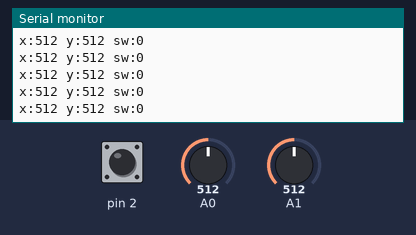
This sketch was run on a simulated Arduino Uno, built with avr-gcc and run on an emulated ATmega328P. Shown: the last lines printed to the serial monitor. The test bench sets the inputs (shaded band); at power-on: A0 = 512, A1 = 512, pin 2 HIGH.

Above: at 1.2 s.
1.3 s: A0 set to 108
At 1.8 s:
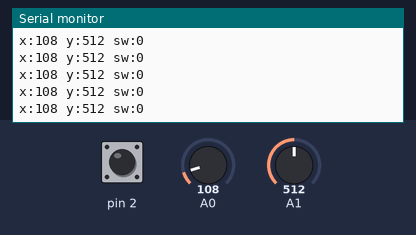
4.3 s: A0 set to 95
At 4.8 s:
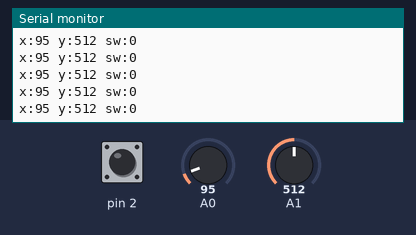
5.8 s: A1 set to 985
At 6.7 s:
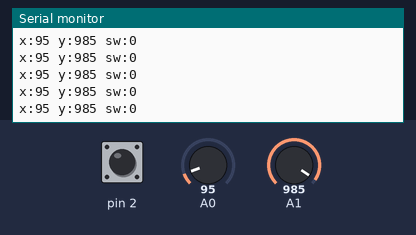
8.8 s: A1 set to 1011
At 9.3 s:
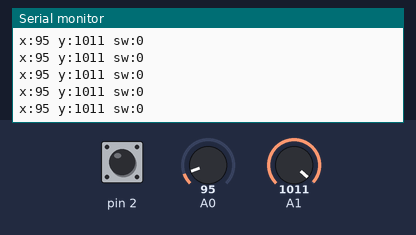
10.3 s: A0 set to 11
At 11.3 s:
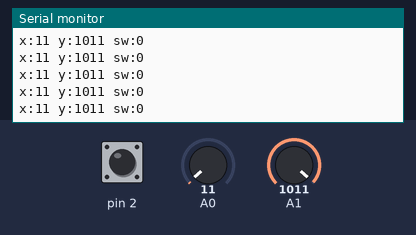
11.8 s: A0 set to 8
At 12.6 s:
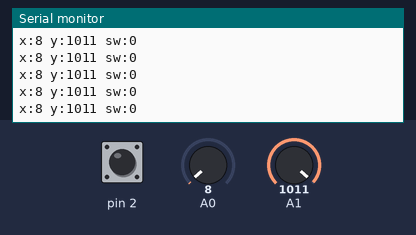
Timing chart, 0 to 14.8 s (numbered marks = the images above; inputs shaded):
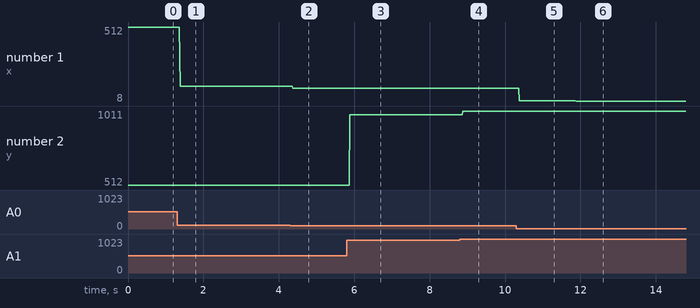

The sketch:

week11_2_arduino_joystick_serial_println.ino
```cpp
//week11_2_arduino_joystick_serial_println
void setup() {
  Serial.begin(9600);
  pinMode(2,INPUT_PULLUP);
}

void loop() {
  int x = analogRead(A0);
  int y = analogRead(A1);
  int sw = digitalRead(2);
  if(digitalRead(2)==LOW) sw = 1;
  else sw = 0;
  char line[200];
  sprintf(line,"x:%d y:%d sw:%d\n", x, y, sw);
  Serial.print(line);
}
```

Measured:
- after the input at 1.3 s, the serial monitor: prints a new line after 0.08 s (image 1)
- after the input at 4.3 s, the serial monitor: prints a new line after 0.07 s (image 2)
- after the input at 5.8 s, the serial monitor: prints a new line after 0.08 s (image 3)
- after the input at 8.8 s, the serial monitor: prints a new line after 0.08 s (image 4)
- after the input at 10.3 s, the serial monitor: prints a new line after 0.08 s (image 5)
- after the input at 11.8 s, the serial monitor: prints a new line after 0.08 s (image 6)
- plotted number 1: 512 → 108 after the input at 1.3 s, 108 → 95 after the input at 4.3 s, 95 → 11 after the input at 10.3 s, 11 → 8 after the input at 11.8 s
- plotted number 2: 512 → 985 after the input at 5.8 s, 985 → 1011 after the input at 8.8 s
